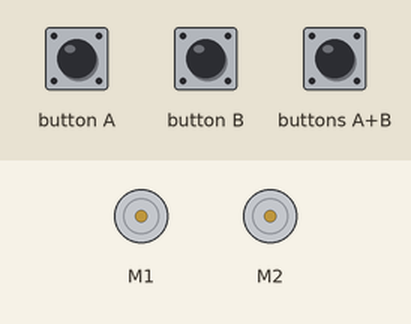
A program run on a simulated BBC micro:bit (MakeCode). Parts: 2 × DC motor (green arrow = forward, orange = backward, longer = faster). The test bench sets the inputs (shaded band).

Above: at 1.2 s.
1.3 s: button A pressed for 0.15 s
At 2.6 s:
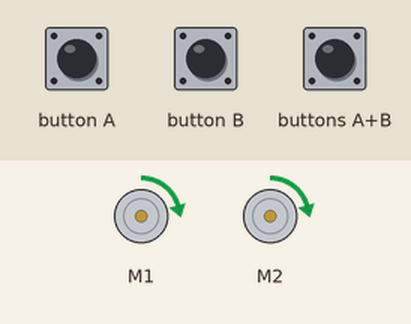
2.9 s: button B pressed for 0.15 s
At 3.9 s:
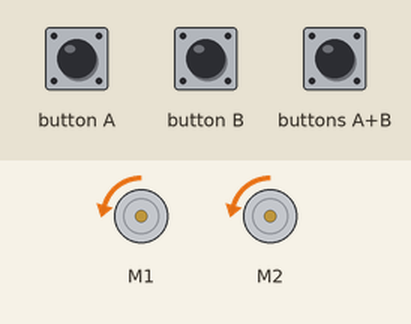
4.5 s: buttons A+B pressed for 0.15 s
At 5.1 s:
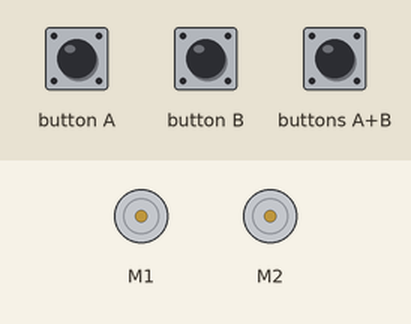
Timing chart, 0 to 7.5 s (numbered marks = the images above; inputs shaded):
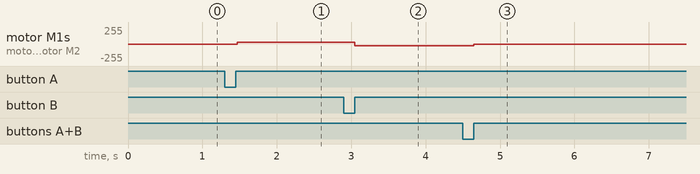

Measured:
- after the input at 1.3 s, motor M1, motor M2: stopped → forward 26/255 after 0.17 s
- after the input at 2.9 s, motor M1, motor M2: forward 26/255 → backward 26/255 after 0.15 s
- after the input at 4.5 s, motor M1, motor M2: backward 26/255 → stopped after 0.15 s

The program:

main.ts
```typescript
input.onButtonPressed(Button.A, function () {
    kitronik_motor_driver.motorOn(kitronik_motor_driver.Motors.Motor1, kitronik_motor_driver.MotorDirection.Forward, 10)
    kitronik_motor_driver.motorOn(kitronik_motor_driver.Motors.Motor2, kitronik_motor_driver.MotorDirection.Forward, 10)
})
input.onButtonPressed(Button.AB, function () {
    kitronik_motor_driver.motorOff(kitronik_motor_driver.Motors.Motor1)
    kitronik_motor_driver.motorOff(kitronik_motor_driver.Motors.Motor2)
})
input.onButtonPressed(Button.B, function () {
    kitronik_motor_driver.motorOn(kitronik_motor_driver.Motors.Motor1, kitronik_motor_driver.MotorDirection.Forward, -10)
    kitronik_motor_driver.motorOn(kitronik_motor_driver.Motors.Motor2, kitronik_motor_driver.MotorDirection.Forward, -10)
})
pins.setPull(DigitalPin.P1, PinPullMode.PullUp)
pins.setPull(DigitalPin.P2, PinPullMode.PullUp)
basic.forever(function () {

})
```

test.ts
```typescript
// Hier kann man Tests durchführen; diese Datei wird nicht kompiliert, wenn dieses Paket als Erweiterung verwendet wird.
```
